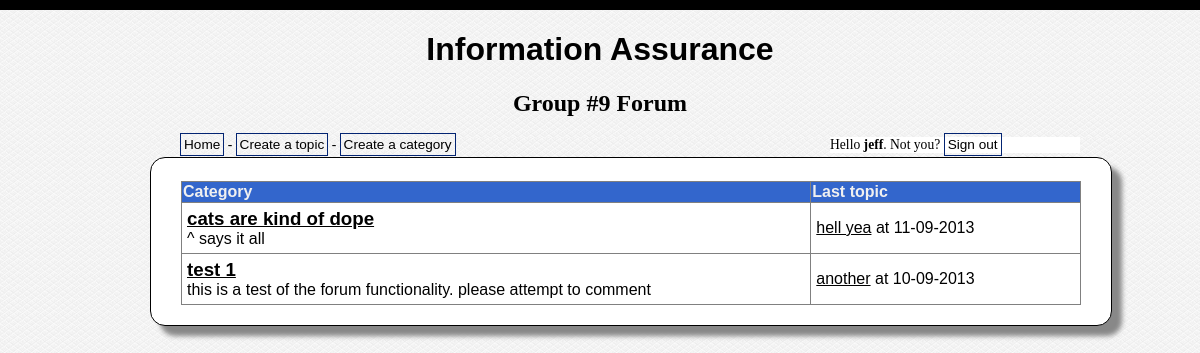
Page / (signed in) on the earlier database version.
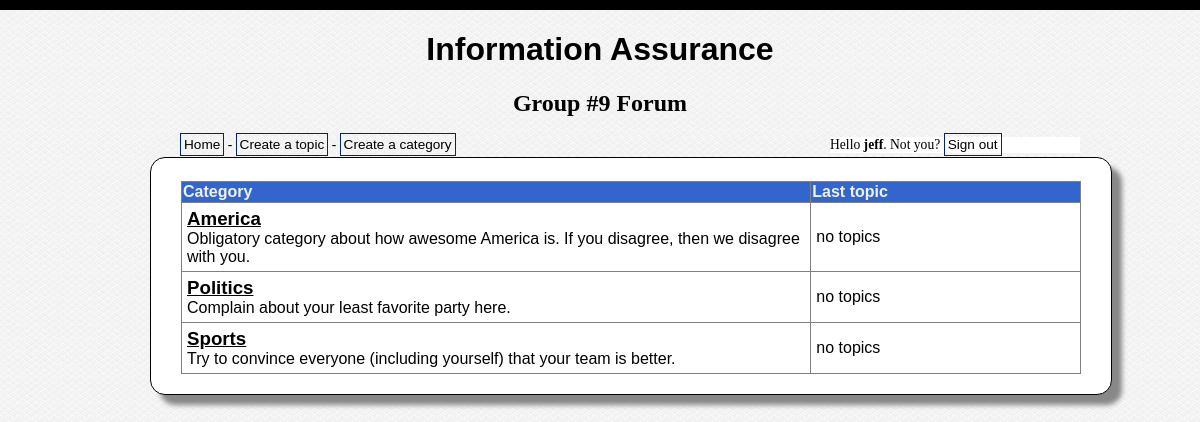
Same page on the later database version.
### tables this page shows
CREATE TABLE IF NOT EXISTS `categories` (
  `cat_id` int(8) NOT NULL AUTO_INCREMENT,
  `cat_name` varchar(255) NOT NULL,
  `cat_description` varchar(255) NOT NULL,
  PRIMARY KEY (`cat_id`),
  UNIQUE KEY `cat_name_unique` (`cat_name`)
);

CREATE TABLE IF NOT EXISTS `topics` (
  `topic_id` int(8) NOT NULL AUTO_INCREMENT,
  `topic_subject` varchar(255) NOT NULL,
  `topic_date` datetime NOT NULL,
  `topic_cat` int(8) NOT NULL,
  `topic_by` int(8) NOT NULL,
  PRIMARY KEY (`topic_id`),
  KEY `topic_cat` (`topic_cat`),
  KEY `topic_by` (`topic_by`)
);

### index.php (the view, shortened to what this page needs)
<?php require_once("includes/header.php"); ?>
<?php
if($_SESSION['signed_in'] == false || $_SESSION['signed_in'] == NULL )
{
	redirect_to("signin.php");
	echo 'Sorry, you have to be <a href="signin.php">signed in</a> to view content.';
}
else{
	$sql = "SELECT
			categories.cat_id,
			categories.cat_name,
			categories.cat_description,
			COUNT(topics.topic_id) AS topics
		FROM
			categories
		LEFT JOIN
			topics
		ON
			topics.topic_id = categories.cat_id
		GROUP BY
			categories.cat_name, categories.cat_description, categories.cat_id";
$result = mysql_query($sql);
if(!$result)
{
	echo 'The categories could not be displayed, please try again later.';
}
else
{
	if(mysql_num_rows($result) == 0)
	{
		echo 'No categories defined yet.';
	}
	else
	{
		echo '<table border="1">
			  <tr>
				<th>Category</th>
				<th>Last topic</th>
			  </tr>';
		while($row = mysql_fetch_assoc($result))
		{
			echo '<tr>';
				echo '<td class="leftpart">';
					echo '<h3><a href="category.php?id=' . $row['cat_id'] . '">' . $row['cat_name'] . '</a></h3>' . $row['cat_description'];
				echo '</td>';
				echo '<td class="rightpart">';
					$topicsql = "SELECT
									topic_id,
									topic_subject,
									topic_date,
									topic_cat
								FROM
									topics
								WHERE
									topic_cat = " . $row['cat_id'] . "
								ORDER BY
									topic_date
								DESC
								LIMIT
									1";
					$topicsresult = mysql_query($topicsql);
					if(!$topicsresult)
					{
						echo 'Last topic could not be displayed.';
					}
					else
					{
						if(mysql_num_rows($topicsresult) == 0)
						{
							echo 'no topics';
						}
						else
						{
							while($topicrow = mysql_fetch_assoc($topicsresult))
							echo '<a href="topic.php?id=' . $topicrow['topic_id'] . '">' . $topicrow['topic_subject'] . '</a> at ' . date('d-m-Y', strtotime($topicrow['topic_date']));
						}
					}
				echo '</td>';
			echo '</tr>';
		}
	}
}
}
include './includes/footer.php';
?>

### includes/header.php (shortened to what this page needs)
<!DOCTYPE html PUBLIC "-//W3C//DTD XHTML 1.0 Strict//EN"
"http://www.w3.org/TR/xhtml1/DTD/xhtml1-strict.dtd">
<html xmlns="http://www.w3.org/1999/xhtml" xml:lang="nl" lang="nl">
<head>
	<link rel="stylesheet" href="style.css" type="text/css">
</head>
<body>
		<div id="header">
	</div>
	<h1>Information Assurance</h1>
	<h2>Group #9 Forum</h2>
	<div id="wrapper">
	<div id="menu">
		<a class="item" href="index.php">Home</a>
		<?php
		if($_SESSION['signed_in'])
		{
			echo '- <a class="item" href="create_topic.php">Create a topic</a> ';
			if ($_SESSION['user_level'] == 1)
			{
				echo '- <a class="item" href="create_cat.php">Create a category</a>';
			}
		}
		?>
		<div id="userbar">
		<?php
		if($_SESSION['signed_in'])
		{
			echo 'Hello <b>' . htmlentities($_SESSION['user_name']) . '</b>. Not you? <a class="item" href="signout.php">Sign out</a>';
		}
		else
		{
			echo '<a class="item" href="./signin.php">Sign in</a> or <a class="item" href="signup.php">create an account</a>';
		}
		?>
		</div>
	</div>
		<div id="content">

### includes/footer.php
	</div>
</div>
<div id="footer"></div>
</body>
</html>

### style.css (style rules this page uses)
#header { height: 10px; margin: 0px; padding: 0px; text-align: left; background: Black; color: White; }
body { background-image: url(images/bg.png); background-position: left top; background-repeat: repeat; text-align: center; margin: 0 auto; }
#wrapper { width: 900px; margin: 0 auto; }
#content { background-color: #fff; border: 1px solid #000; -moz-border-radius: 15px; border-radius: 15px; float: left; font-family: Arial; padding: 20px 30px; text-align: left; width: 100%; box-shadow: 10px 10px 5px #888888; }
#menu { float: left; clear: both; width:100%; height:20px; padding: 0 30px; background-image: url(images/bg.png); background-position: left top; background-repeat: repeat; text-align: left; font-size: 85%; }
#userbar { background-color: #fff; float: right; width: 250px; }
#footer { clear: both; }
table { border-collapse: collapse; width: 100%; }
table a { color: #000; }
th { background-color: #3366CC; color: #F0F0F0; }
td { padding: 5px; }
h1, #footer { font-family: Arial; color: Black; }
h3 { margin: 0; padding: 0; }
.item { border: 1px solid #032472; color: black; font-family: Arial; padding: 3px; text-decoration: none; position: relative; }
.leftpart { width: 70%; }
.rightpart { width: 30%; }
#footer { font-size: 65%; padding: 3px 0 0 0; }

Differences in the rows shown:
removed categories: cat_name "cats are kind of dope", cat_description "^ says it all"
removed topics: topic_subject "hell yea", topic_date "11-09-2013", shown under "cats are kind of dope"
removed categories: cat_name "test 1", cat_description "this is a test of the forum functionality. please attempt to comment"
removed topics: topic_subject "another", topic_date "10-09-2013", shown under "test 1"
added categories: cat_name "America", cat_description "Obligatory category about how awesome America is. If you disagree, then we disagree with you.", shows "no topics"
added categories: cat_name "Politics", cat_description "Complain about your least favorite party here.", shows "no topics"
added categories: cat_name "Sports", cat_description "Try to convince everyone (including yourself) that your team is better.", shows "no topics"
